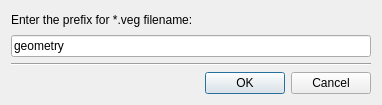
<?xml version="1.0" encoding="UTF-8"?>
<ui version="4.0">
 <class>saveGeometry</class>
 <widget class="QDialog" name="saveGeometry">
  <property name="geometry">
   <rect>
    <x>0</x>
    <y>0</y>
    <width>357</width>
    <height>100</height>
   </rect>
  </property>
  <property name="windowTitle">
   <string>Save VEG file as</string>
  </property>
  <property name="windowIcon">
   <iconset>
    <normaloff>ve_icon16x16.xpm</normaloff>ve_icon16x16.xpm</iconset>
  </property>
  <layout class="QGridLayout" name="gridLayout">
   <item row="0" column="0">
    <widget class="QLabel" name="label">
     <property name="text">
      <string>Enter the prefix for *.veg filename:</string>
     </property>
    </widget>
   </item>
   <item row="0" column="1" colspan="3">
    <spacer name="horizontalSpacer_2">
     <property name="orientation">
      <enum>Qt::Horizontal</enum>
     </property>
     <property name="sizeHint" stdset="0">
      <size>
       <width>181</width>
       <height>18</height>
      </size>
     </property>
    </spacer>
   </item>
   <item row="1" column="0" colspan="4">
    <widget class="QLineEdit" name="geometryName">
     <property name="text">
      <string>geometry</string>
     </property>
     <property name="echoMode">
      <enum>QLineEdit::Normal</enum>
     </property>
     <property name="cursorPosition">
      <number>8</number>
     </property>
    </widget>
   </item>
   <item row="2" column="0" colspan="4">
    <widget class="Line" name="line">
     <property name="orientation">
      <enum>Qt::Horizontal</enum>
     </property>
    </widget>
   </item>
   <item row="3" column="0" colspan="2">
    <spacer name="horizontalSpacer">
     <property name="orientation">
      <enum>Qt::Horizontal</enum>
     </property>
     <property name="sizeHint" stdset="0">
      <size>
       <width>184</width>
       <height>17</height>
      </size>
     </property>
    </spacer>
   </item>
   <item row="3" column="2">
    <widget class="QPushButton" name="okButton">
     <property name="text">
      <string>OK</string>
     </property>
    </widget>
   </item>
   <item row="3" column="3">
    <widget class="QPushButton" name="cancelButton">
     <property name="text">
      <string>Cancel</string>
     </property>
    </widget>
   </item>
  </layout>
 </widget>
 <resources/>
 <connections>
  <connection>
   <sender>okButton</sender>
   <signal>clicked(bool)</signal>
   <receiver>saveGeometry</receiver>
   <slot>close()</slot>
   <hints>
    <hint type="sourcelabel">
     <x>209</x>
     <y>90</y>
    </hint>
    <hint type="destinationlabel">
     <x>172</x>
     <y>87</y>
    </hint>
   </hints>
  </connection>
  <connection>
   <sender>cancelButton</sender>
   <signal>clicked(bool)</signal>
   <receiver>saveGeometry</receiver>
   <slot>close()</slot>
   <hints>
    <hint type="sourcelabel">
     <x>278</x>
     <y>76</y>
    </hint>
    <hint type="destinationlabel">
     <x>281</x>
     <y>95</y>
    </hint>
   </hints>
  </connection>
 </connections>
</ui>
